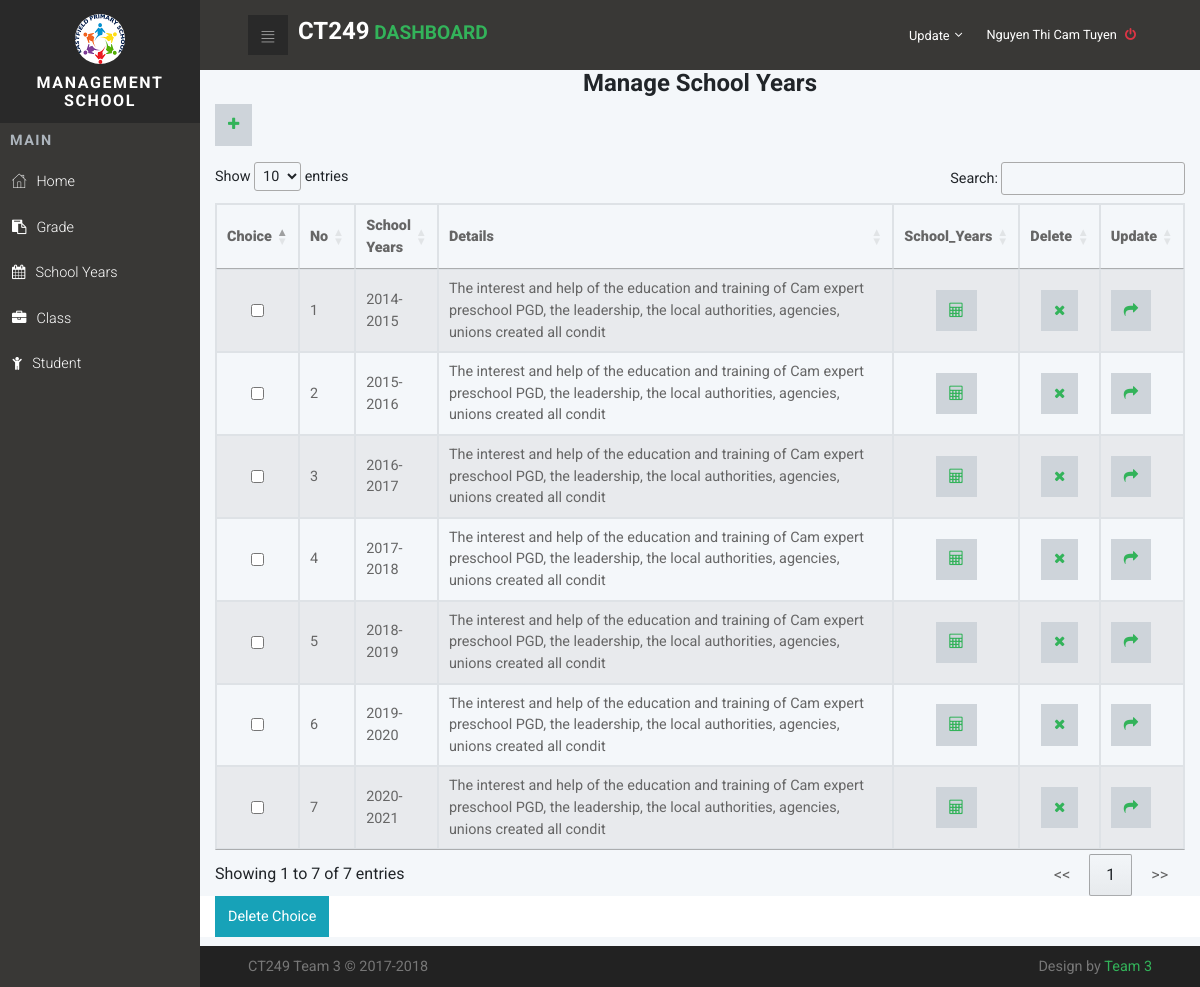
The app's page /index.php?page=SchoolYears (signed in) with its own data.
### tables this page shows
CREATE TABLE IF NOT EXISTS `Personnel` (
  `PersonnelCode` varchar(150) NOT NULL,
  `PersonnelName` varchar(150) NOT NULL,
  `PersonnelPass` varchar(150) NOT NULL,
  `PersonnelBirth` date NOT NULL,
  `PersonnelGender` tinyint(4) NOT NULL,
  `PersonnelAddress` text NOT NULL,
  `PersonnelNum` varchar(15) NOT NULL,
  `PersonnelEmail` varchar(50) NOT NULL,
  `PersonnelActive` int(11) DEFAULT '0',
  `PersonnelNote` smallint(6) DEFAULT '1',
  `PositionId` int(11) NOT NULL,
  `RoleId` int(11) NOT NULL,
  `PersonnelStatus` int(11) DEFAULT '0'
);

CREATE TABLE IF NOT EXISTS `SchoolYears` (
  `SchoolYearsId` tinyint(4) NOT NULL,
  `SchoolYears` varchar(155) NOT NULL,
  `Details` varchar(155) DEFAULT NULL
);

### resource/schoolyears/SchoolYears.php (the view, shortened to what this page needs)
<div class="container">
	<form name="frmXoa" method="post" action="">
		<h1 class="text-center">Manage School Years</h1>
		<p>
			<a  class="btn btn-default" href="?page=AddSchoolYears">
				<i class="fa fa-plus"></i>
			</a>
		</p>
		<table class="table-striped table-responsive table-bordered" id="myTable">
			<thead>
				<tr>
					<th ><strong>Choice</strong></th>
					<th ><strong>No</strong></th>
					<th ><strong>School Years</strong></th>
                    <th class="col-md-7"><strong>Details</strong></th>
					<th class="col-md-1"><strong>School_Years</strong></th>
					<th class="col-md-1"><strong>Delete</strong></th>
					<th class="col-md-1"><strong>Update</strong></th>
				</tr>
			</thead>
			<tbody>
				<?php
				$num=1;
				$result = mysqli_query($conn,"SELECT * FROM `SchoolYears`");
				while($row=mysqli_fetch_array($result, MYSQLI_ASSOC))
				{
					?>
					<tr>
						<td><input name="checkbox[]" type="checkbox" id="checkbox[]" class="form-control" value="<?php echo $row["SchoolYearsId"] ?>"></td>
						<td><?php echo $num ?></td>
						<td><?php echo $row["SchoolYears"] ?></td>
                        <td><?php echo $row["Details"] ?></td>
						<td align='center'><a class="btn btn-default"   href="?page=Years_Class">
								<i class="fa fa-calculator"></i></a></td>
						<td align='center'>
							<a class="btn btn-default"   href="?page=SchoolYears&ma=<?php echo $row['SchoolYearsId']; ?>" onclick="return deleteConfirm()">
								<i class="fa fa-remove"></i></a>
							</td>
							<td>
								<a class="btn btn-default" href="?page=UpdateSchoolYears&ma=<?php
								echo $row['SchoolYearsId'];?>"><i class="fa fa-share"></i></a>
							</td>
						</tr>
						<?php
						$num++;
					}
					?>
				</tbody>
			</table>
			<div class="row" style="background-color:#FFF">
				<div class="col-md-12">
					<input type="submit" value="Delete Choice" name="btnDelete" id="btnDelete" onclick='return deleteConfirm()' class="btn btn-info"/>
				</div>
			</div>
		</form>
	</div>

### index.php (shortened to what this page needs)
<?php
if(!isset($_SESSION['Username'])):
	echo '<meta http-equiv="refresh" content="0; URL=login.php"/>';
else:
function PersonnelLogin($conn, $PersonnelCode) {
  $sql_query_Personnel = "SELECT PersonnelName FROM `Personnel` WHERE `PersonnelCode` = '{$PersonnelCode}'";
  $sql_result_Personnel = mysqli_query($conn,$sql_query_Personnel)  or die(mysql_error());
  while ($row = $sql_result_Personnel->fetch_assoc()) {
    echo $row['PersonnelName'];
}
}
?>
<!DOCTYPE html>
<html>
  <head>
    <link rel="stylesheet" href="vendor/bootstrap/css/bootstrap.min.css">
    <link rel="stylesheet" href="vendor/font-awesome/css/font-awesome.min.css">
    <link rel="stylesheet" href="css/fontastic.css">
    <link rel="stylesheet" href="css/grasp_mobile_progress_circle-1.0.0.min.css">
    <link rel="stylesheet" href="vendor/malihu-custom-scrollbar-plugin/jquery.mCustomScrollbar.css">
    <link rel="stylesheet" href="css/style.default.css" id="theme-stylesheet">
    <link rel="stylesheet" href="css/custom.css">
  </head>
  <body>
  <?php
  include_once('config/connect.php');
	$_user = $_SESSION['Username'];
	$sql_query_role = "SELECT RoleDetail FROM `Role` JOIN `Personnel` ON Role.RoleId = Personnel.RoleId WHERE Personnel.PersonnelCode = '{$_user}'";
	$result_role = mysqli_query($conn,$sql_query_role);
	$row_role_details = mysqli_fetch_array($result_role);
	$role_details_arr = explode(',',$row_role_details[0]);
  ?>
    <nav class="side-navbar">
      <div class="side-navbar-wrapper">
        <div class="sidenav-header d-flex align-items-center justify-content-center">
          <div class="sidenav-header-inner text-center"><img src="img/logo.png" alt="person" class="img-fluid rounded-circle">
            <h2 class="h5">Management School </h2>
          </div>
        </div>
        <div class="main-menu">
          <h5 class="sidenav-heading">Main</h5>
          <ul id="side-main-menu" class="side-menu list-unstyled">
						<?php if(in_array('home', $role_details_arr)) echo '<li><a href="index.php"> <i class="icon-home"></i>Home</a></li>'; ?>
						<?php if(in_array('grade', $role_details_arr)) echo '<li><a href="?page=grade"> <i class="fa fa-clipboard"></i>Grade</a></li>'; ?>
						<?php if(in_array('schoolyears', $role_details_arr)) echo '<li><a href="?page=SchoolYears"> <i class="fa fa-calendar"></i>School Years</a></li>'; ?>
						<?php if(in_array('class', $role_details_arr)) echo '<li><a href="?page=Class"> <i class="	fa fa-briefcase"></i>Class</a></li>'; ?>
						<?php if(in_array('student', $role_details_arr)) echo '<li><a href="?page=Student"> <i class="fa fa-child"></i>Student</a></li>'; ?>
          </ul>
        </div>
      </div>
    </nav>
    <div class="page">
      <header class="header">
        <nav class="navbar">
          <div class="container-fluid">
            <div class="navbar-holder d-flex align-items-center justify-content-between">
              <div class="navbar-header"><a id="toggle-btn" href="index.php" class="menu-btn"><i class="icon-bars"> </i></a><a href="#" class="navbar-brand">
                  <div class="brand-text d-none d-md-inline-block"><span><h1>CT249</h1> </span><strong class="text-primary"> Dashboard</strong></div></a></div>
              <ul class="nav-menu list-unstyled d-flex flex-md-row align-items-md-center">
                <?php
                if (isset($_SESSION['Username']) && $_SESSION['Username'] != "")
                {
                ?>
                <li class="nav-item "><a id="languages" rel="nofollow"  href="?page=UpdatePersonnel"  aria-haspopup="true" aria-expanded="false" class="nav-link language dropdown-toggle"><span class="d-none d-sm-inline-block">Update</span></a>
                <?php }?>
                </li>
                <li class="nav-item"><a href="logout.php" class="nav-link logout"> <span class="d-none d-sm-inline-block"><?php if(isset($_SESSION["Username"])){PersonnelLogin($conn, $_SESSION["Username"]); echo "  <i class='fa fa-power-off text-danger'></i>"; }?></span></a></li>
              </ul>
            </div>
          </div>
        </nav>
      </header>
<?php
if(isset($_GET['page']))
{
  $page = $_GET['page'];
  if($page=="SchoolYears")
  {
    include_once("resource/schoolyears/SchoolYears.php");
  }
}
else
include_once('body.php')
?>
      <footer class="main-footer">
        <div class="container-fluid">
          <div class="row">
            <div class="col-sm-6">
              <p>CT249 Team 3 &copy; 2017-2018</p>
            </div>
            <div class="col-sm-6 text-right">
              <p>Design by <a href="Index.php" class="external">Team 3</a></p>
            </div>
          </div>
        </div>
      </footer>
    </div>
    <link rel="stylesheet" type="text/css" href="//cdn.datatables.net/1.10.16/css/jquery.dataTables.min.css"/>
  </body>
</html>
<?php
endif;
?>

### css/style.default.css (style rules this page uses)
a { display: inline-block; text-decoration: none; color: #fff; }
body { overflow-x: hidden; }
i { display: inline-block; }
span { display: inline-block; }
i[class*='icon-'] { -webkit-transform: translateY(4px); transform: translateY(4px); }
table { font-size: 0.9em; color: #666; }
.page { position: absolute; top: 0; right: 0; -webkit-transition: width 0.3s linear; transition: width 0.3s linear; width: calc(100% - 200px); background-color: #F4F7FA; min-height: 100vh; padding-bottom: 50px; }
h2 { color: #555; font-weight: 400; }
@media (min-width: 768px) { .container-fluid { padding: 0 3rem; } }
nav.navbar { background: #393836; padding: .8rem 0; }
nav.navbar .container-fluid { width: 100%; }
nav.navbar .navbar-holder { width: 100%; }
nav.navbar a { font-size: .8rem; color: #fff; position: relative; }
nav.navbar a.language span { margin-left: .2rem; vertical-align: middle; }
nav.navbar a.logout i { margin-left: 5px; }
nav.navbar a.navbar-brand { margin-left: 10px; }
nav.navbar .brand-text { text-transform: uppercase; }
nav.navbar .brand-text strong { font-size: 1.5em; }
nav.navbar .nav-menu { margin-bottom: 0; }
nav.navbar .dropdown-toggle::after { border: none !important; content: '\f107'; vertical-align: baseline; font-family: 'FontAwesome'; margin-left: .3rem; }
nav.navbar a.menu-btn { width: 40px; height: 40px; line-height: 40px; background: #292929; color: #fff; text-align: center; padding: 0 !important; }
nav.navbar a.menu-btn i[class*='icon-'] { -webkit-transform: translateY(4px); transform: translateY(4px); }
.side-navbar { position: fixed; top: 0; left: 0; width: 200px; height: 100%; width: 200px; text-align: left; background: #393836; color: #fff; z-index: 999; overflow-y: auto; -webkit-transition: all 0.3s; transition: all 0.3s; }
.side-navbar li { position: relative; }
.side-navbar li a { position: relative; font-size: .9rem; font-weight: 300; color: #fff; text-decoration: none; width: 100%; padding: 12px; }
.side-navbar .sidenav-header { background: #292929; padding: 14px; margin-bottom: 10px; }
.side-navbar .sidenav-header img { width: 50px; height: 50px; }
.side-navbar .sidenav-header h2 { margin: 10px 0 0; text-transform: uppercase; letter-spacing: .1em; }
.side-navbar .sidenav-heading { font-weight: 700; color: #adb5bd; font-size: .9rem; text-transform: uppercase; letter-spacing: .1em; margin-left: 10px; margin-top: 10px; margin-bottom: 10px; }
.side-navbar i[class*='icon-'] { -webkit-transform: translateY(2px); transform: translateY(2px); }
.side-navbar i { font-size: inherit; margin-right: 10px; }
footer.main-footer { position: absolute; width: 100%; bottom: 0; background: #222; padding: 10px 0; }
footer.main-footer p { font-size: 0.7em; color: #777; margin: 0; }
@media (min-width: 768px) { footer.main-footer p { font-size: 0.9em; } }
input.form-control { border-radius: 0; }
.navbar { padding: 0.5rem 1rem; }
.navbar-brand { display: inline-block; padding-top: 0.3125rem; padding-bottom: 0.3125rem; margin-right: 1rem; font-size: 1.25rem; }
.btn { font-weight: 400; border: 1px solid transparent; padding: 0.55rem 0.75rem; font-size: 0.9rem; line-height: 1.5; border-radius: 0; -webkit-transition: background-color 0.15s ease-in-out, border-color 0.15s ease-in-out, -webkit-box-shadow 0.15s ease-in-out; transition: background-color 0.15s ease-in-out, border-color 0.15s ease-in-out, -webkit-box-shadow 0.15s ease-in-out; transition: background-color 0.15s ease-in-out, border-color 0.15s ease-in-out, box-shadow 0.15s ease-in-out; transition: background-color 0.15s ease-in-out, border-color 0.15s ease-in-out, box-shadow 0.15s ease-in-out, -webkit-box-shadow 0.15s ease-in-out; }
.btn-info { color: color-yiq(#17a2b8); background-color: #17a2b8; border-color: #17a2b8; }
.btn-default { color: color-yiq(#ced4da); background-color: #ced4da; border-color: #ced4da; }
body { font-family: "Roboto", sans-serif; font-size: 1rem; font-weight: 400; line-height: 1.5; color: #212529; background-color: #fff; }
a { color: #33b35a; text-decoration: none; }
h1, h2, h3, h4, h5, h6, .h1, .h2, .h3, .h4, .h5, .h6 { margin-bottom: 0.5rem; font-family: inherit; font-weight: 700; line-height: 1.1; color: inherit; }
h1, .h1 { font-size: 1.5rem; }
h2, .h2 { font-size: 1.3rem; }
h5, .h5 { font-size: 1rem; }
.text-primary { color: #33b35a !important; }
.text-danger { color: #dc3545 !important; }
.nav-link { padding: 0.5rem 1rem; }

### records on screen
personnel: PersonnelName "Nguyen Thi Cam Tuyen"
schoolyears: SchoolYears "2014-2015", Details "The interest and help of the education and training of Cam expert preschool PGD, the leadership, the local authorities, agencies, unions created all condit"
schoolyears: SchoolYears "2015-2016", Details "The interest and help of the education and training of Cam expert preschool PGD, the leadership, the local authorities, agencies, unions created all condit"
schoolyears: SchoolYears "2016-2017", Details "The interest and help of the education and training of Cam expert preschool PGD, the leadership, the local authorities, agencies, unions created all condit"
schoolyears: SchoolYears "2017-2018", Details "The interest and help of the education and training of Cam expert preschool PGD, the leadership, the local authorities, agencies, unions created all condit"
schoolyears: SchoolYears "2018-2019", Details "The interest and help of the education and training of Cam expert preschool PGD, the leadership, the local authorities, agencies, unions created all condit"
schoolyears: SchoolYears "2019-2020", Details "The interest and help of the education and training of Cam expert preschool PGD, the leadership, the local authorities, agencies, unions created all condit"
schoolyears: SchoolYears "2020-2021", Details "The interest and help of the education and training of Cam expert preschool PGD, the leadership, the local authorities, agencies, unions created all condit"
